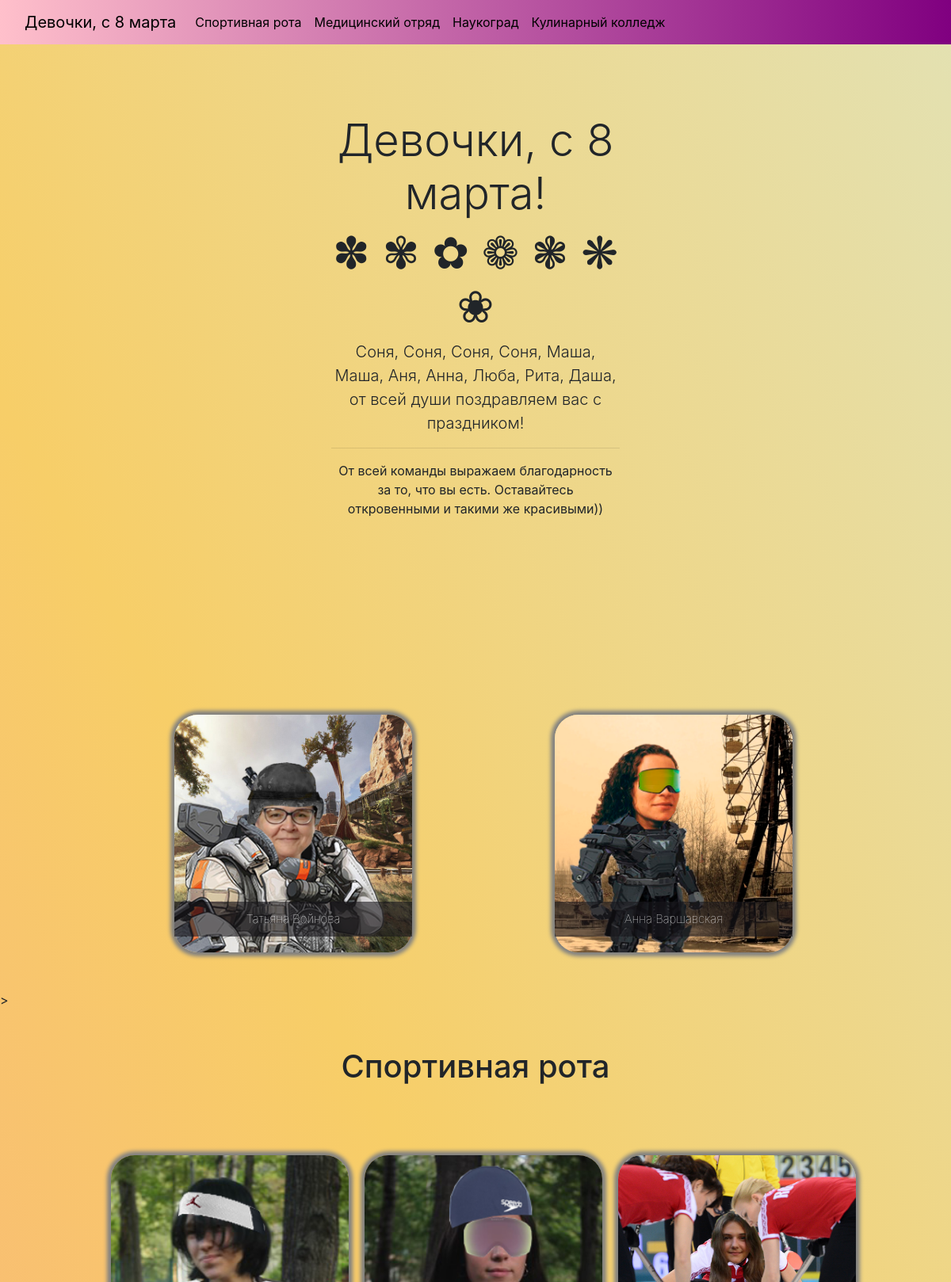
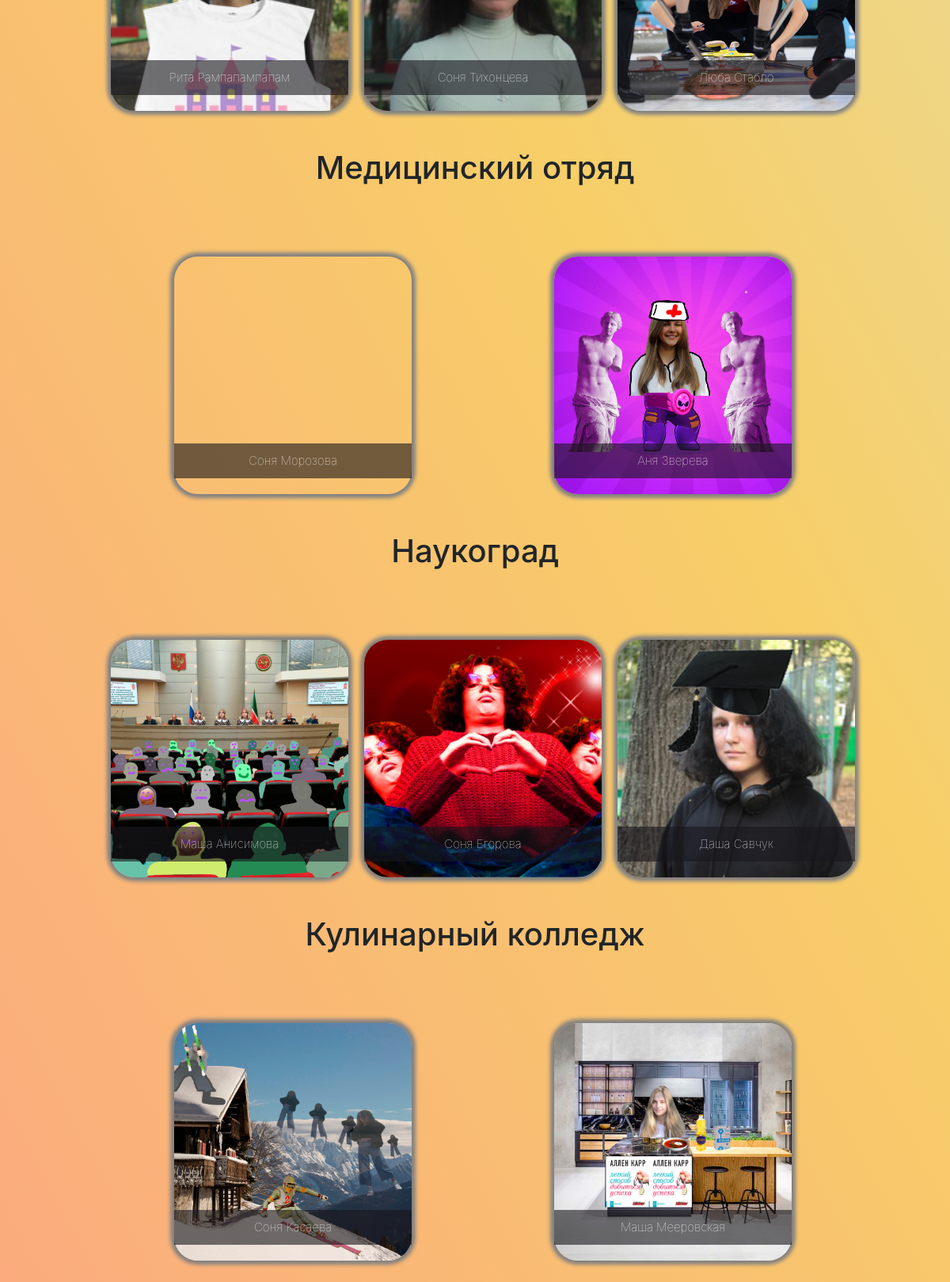
The page / on the database its author committed (2 pictures, top to bottom).
### main/models.py (models this page shows, shortened)
class Anna(models.Model):
    SCHOOL_GIRL_TYPES = [("Босс", "Босс"), ("Спортивная рота", "Спортивная рота"),
                         ("Медицинский отряд", "Медицинский отряд"), ("Наукоград", "Наукоград"),
                         ("Кулинарный колледж", "Кулинарный колледж")]
    name = models.CharField(verbose_name="Имя", max_length=20, default="Аня")
    surname = models.CharField(verbose_name="Фамилияя", max_length=20, default="Зверева")
    photo = models.ImageField(upload_to="girlz_photos", height_field=None, width_field=None, verbose_name="Фото леди",
                              null=True, blank=True)
    xp = models.IntegerField(default=1)
    description = models.TextField("Описание")
    type1 = models.CharField(verbose_name="Тип", max_length=150, choices=SCHOOL_GIRL_TYPES, default="СР")

### main/views.py (the view)
# urls.py: path('', main_view, name='main_url'),
def main_view(request):
    boss_heroes = Anna.objects.filter(type1="Босс")
    sportive_heroes = Anna.objects.filter(type1="Спортивная рота")
    med_heroes = Anna.objects.filter(type1="Медицинский отряд")
    scientific_heroes = Anna.objects.filter(type1="Наукоград")
    kitchen_heroes = Anna.objects.filter(type1="Кулинарный колледж")
    return render(request, "main.html", {"boss_heroes": boss_heroes, "sportive_heroes": sportive_heroes,
                                         "med_heroes": med_heroes, "scientific_heroes": scientific_heroes,
                                         "kitchen_heroes": kitchen_heroes})

### templates/main.html (shortened to what this page needs)
<!DOCTYPE html>
<html lang="en">
<head>
    <link rel="stylesheet" href="https://stackpath.bootstrapcdn.com/bootstrap/4.5.0/css/bootstrap.min.css"
>
</head>
<body style="background-color: #FBAB7E;
background-image: linear-gradient(62deg, #FBAB7E 0%, #F7CE68 50%, #e3e1b2 100%); background-size: cover;">
    <nav class="navbar navbar-expand-lg  fixed-top" style="background: linear-gradient(to right, #ffc0cb, #800080);">
  <div class="container-fluid" style="">
    <a class="navbar-brand" href="#" style="color: black;">Девочки, с 8 марта</a>
    <div class="collapse navbar-collapse" id="navbarNav">
      <ul class="navbar-nav">
        <li class="nav-item">
          <a class="nav-link" href="#1" style="color: black;">Спортивная рота</a>
        </li>
          <li class="nav-item">
          <a class="nav-link" href="#2" style="color: black;">Медицинский отряд</a>
        </li>
          <li class="nav-item">
          <a class="nav-link" href="#3" style="color: black;">Наукоград</a>
        </li>
          <li class="nav-item">
          <a class="nav-link" href="#4" style="color: black;">Кулинарный колледж</a>
        </li>
      </ul>
    </div>
  </div>
</nav>
        <div class="position-relative overflow-hidden p-3 p-md-5 text-center">
                    <div class="col-md-5 p-lg-5 mx-auto my-5">
                        <h1 class="display-4 fw-normal">Девочки, с 8 марта!</h1>
                        <h1 class="display-4 fw-normal">✽ ✾ ✿ ❁ ❃ ❋ ❀</h1>
                        <p class="lead fw-normal">Соня, Соня, Соня, Соня, Маша, Маша, Аня, Анна, Люба, Рита, Даша, от всей души поздравляем вас с праздником!
                        <hr> От всей команды выражаем благодарность за то, что вы есть. Оставайтесь откровенными и такими же красивыми))</p>
                    </div>
                </div>
    <div class="container" style="background-color: #B5B8B1;">
        {% for hero in boss_heroes %}
            {% if forloop.counter0|divisibleby:"3" %}
                </div><div class="row my-5" style="width:80%;
                 display:flex;
                 justify-content:space-around;
                margin: auto;">
            {% endif %}
        <a href="{% url 'hero_url' hero.id %}" class="sect" style="
    background-image: url({{ hero.photo.url }});">
       <h2>{{ hero.name }} {{ hero.surname }}</h2>
   </a>
        {% endfor %}
    </div>
    ><h1 class="mt-5" align="center" id="1">Спортивная рота</h1>
    <div class="container" style="background-color: #B5B8B1;">
        {% for hero in sportive_heroes %}
            {% if forloop.counter0|divisibleby:"3" %}
                </div><div class="row my-5" style="width:80%;
                 display:flex;
                 justify-content:space-around;
                margin: auto;">
            {% endif %}
        <a href="{% url 'hero_url' hero.id %}" class="sect" style="
    background-image: url({{ hero.photo.url }});">
       <h2>{{ hero.name }} {{ hero.surname }}</h2>
   </a>
        {% endfor %}
    </div>
        <h1 class="mt-5" align="center" id="2">Медицинский отряд</h1>
        <div class="container" style="background-color: #B5B8B1;">
            {% for hero in med_heroes %}
                {% if forloop.counter0|divisibleby:"3" %}
                    </div><div class="row my-5" style="width:80%;
                     display:flex;
                     justify-content:space-around;
                    margin: auto;">
                {% endif %}
            <a href="{% url 'hero_url' hero.id %}" class="sect" style="
        background-image: url({{ hero.photo.url }});">
           <h2>{{ hero.name }} {{ hero.surname }}</h2>
       </a>
            {% endfor %}
    </div>
    <h1 class="mt-5" align="center" id="3">Наукоград</h1>
    <div class="container" style="background-color: #B5B8B1;">
        {% for hero in scientific_heroes %}
            {% if forloop.counter0|divisibleby:"3" %}
                </div><div class="row my-5" style="width:80%;
                 display:flex;
                 justify-content:space-around;
                margin: auto;">
            {% endif %}
        <a href="{% url 'hero_url' hero.id %}" class="sect" style="
    background-image: url({{ hero.photo.url }});">
       <h2>{{ hero.name }} {{ hero.surname }}</h2>
   </a>
        {% endfor %}
    </div>
    <h1 class="mt-5" align="center" id="4"> Кулинарный колледж </h1>
    <div class="container" style="background-color: #B5B8B1;">
        {% for hero in kitchen_heroes %}
            {% if forloop.counter0|divisibleby:"3" %}
                </div><div class="row my-5" style="width:80%;
                 display:flex;
                 justify-content:space-around;
                margin: auto;">
            {% endif %}
        <a href="{% url 'hero_url' hero.id %}" class="sect" style="
    background-image: url({{ hero.photo.url }});">
       <h2>{{ hero.name }} {{ hero.surname }}</h2>
   </a>
        {% endfor %}
    </div>
</body>
</html>

### templates/main.html (style rules this page uses)
.sect { background-size: cover; height: 300px; width:300px; border-radius: 10%; margin-top: 40px; margin-left: 20px; display:flex; align-items: flex-end; box-shadow: 0 0 5px 5px gray; transition: all 0.2s; }
h2 { font-size: 15px; font-weight: 100; display: block; margin-bottom: 20px; color: white; width: 100%; box-sizing: border-box; text-align: center; padding: 13px; background-color: rgba(24, 23, 27, 0.6); }

### rows shown on the page
Anna: photo (picture), name "Татьяна", surname "Войнова"
Anna: photo (picture), name "Анна", surname "Варшавская"
Anna: photo (picture), name "Рита", surname "Рампапампапам"
Anna: photo (picture), name "Соня", surname "Тихонцева"
Anna: photo (picture), name "Люба", surname "Стабло"
Anna: name "Соня", surname "Морозова"
Anna: photo (picture), name "Аня", surname "Зверева"
Anna: photo (picture), name "Маша", surname "Анисимова"
Anna: photo (picture), name "Соня", surname "Егорова"
Anna: photo (picture), name "Даша", surname "Савчук"
Anna: photo (picture), name "Соня", surname "Касаева"
Anna: photo (picture), name "Маша", surname "Мееровская"
